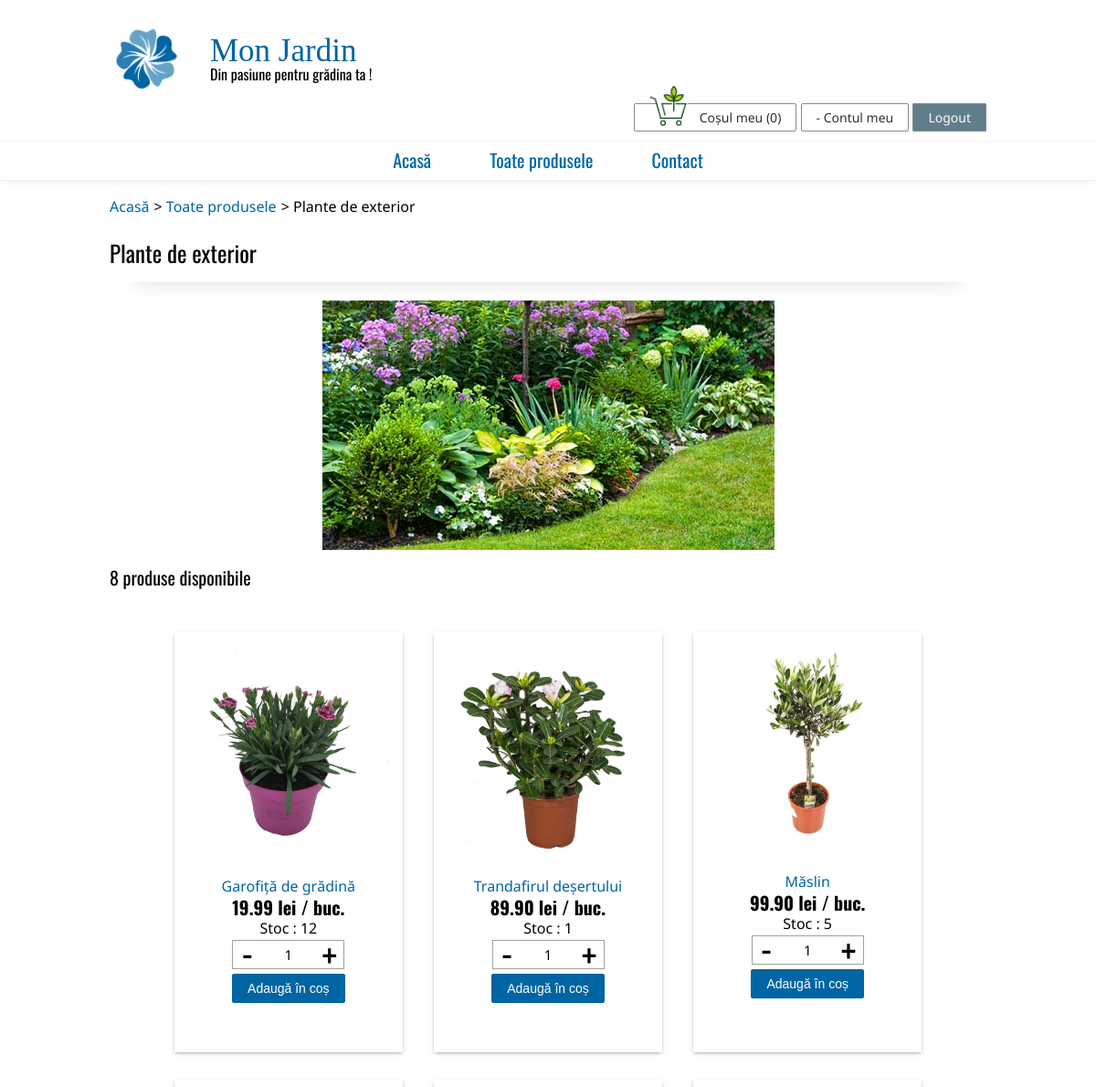
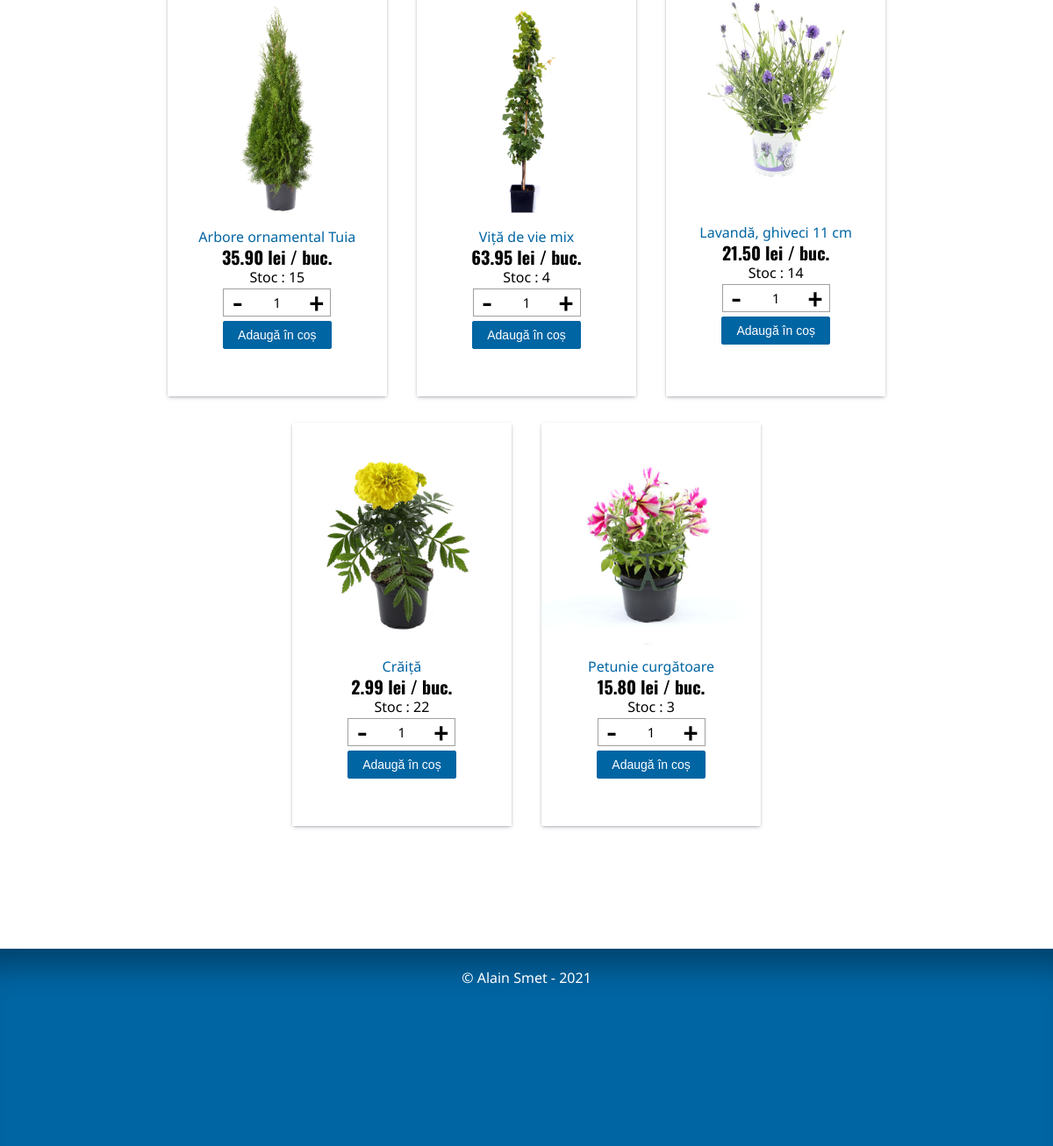
Page /plante/categorie/Piliuta/1/ (signed in) on the committed database (2 pictures, top to bottom).
### produse/models.py (models this page shows, shortened)
class Categorii(models.Model):
    nume = models.CharField(max_length = 80)
    poza = models.ImageField(upload_to='pictures/',
                             default='pictures/none.png', null=True, blank=True)
    def _get_nice_url(self):
        return nice_url(self.nume)
    url_norm = property(_get_nice_url)
    class Meta:
        verbose_name = 'Categorie'
        verbose_name_plural = 'Categorii'

class Produse(models.Model):
    nume = models.CharField(max_length = 80)
    nume_latin = models.CharField(max_length = 80, blank=True)
    poza = models.ImageField(upload_to='pictures/',
                             default='pictures/none.png', null=True, blank=True)
    categorie = models.ForeignKey(Categorii, on_delete=models.SET_NULL,
                                  null=True, blank=True)
    specie = models.CharField(max_length = 80, blank=True)
    familie = models.CharField(max_length = 80, blank=True)
    descriere = models.TextField(blank=True)
    pret = models.DecimalField(max_digits=10, decimal_places=2,
                                           default=0)
    stoc = models.PositiveIntegerField(default=0)
    def _get_nice_url(self):
        return nice_url(self.nume)
    url_norm = property(_get_nice_url)
    class Meta:
        verbose_name = 'Produs'
        verbose_name_plural = 'Produse'

### produse/views.py (the view, shortened to what this page needs)
# urls.py: path('plante/categorie/<slug:categorie_nume>/<int:cat_id>/', pv.categorie, name='categorie'),
def categorie(request, categorie_nume, cat_id):
    try:
        categorie_nume = categorie_nume.replace('-',' ')
        categorie = Categorii.objects.get(id=cat_id)
        produse = Produse.objects.filter(categorie=cat_id)
        promotii = Promotii.objects.filter(data_sfarsit__gte=datetime.date.today(),
                                       data_inceput__lte=datetime.date.today())
    except:
        raise Http404("Categoria nu există.")
    else:
        return render(request,'categorie.html',{'categorie':categorie,
                                                'produse':produse,
                                                'user':request.user,
                                                'num_art': num_art(request)})

### produse/models.py (called while the page is built)
def normalize_string(raw_string):
    return raw_string.replace('ă','a').replace('â','a').replace('ş','s').replace('ș','s').replace('ţ','t').replace('ț','t').replace('î','i').replace('ç','c')

def nice_url(value):
    return normalize_string(value.lower().replace(' ','-').replace(',',''))

### produse/templatetags/produse_extras.py (called while the page is built)
@register.filter
def initiale(user):
    sir = ''
    try:
        sir += user.first_name[0].upper()
        sir += user.last_name[0].upper()
    except:
        sir = ''
    return sir

### produse/views.py (called while the page is built)
def _extragere_cos(request):
  if not request.session.has_key('cos'):
    return {}
  else:
    return request.session['cos']

def num_art(request):
    cos_complet = _extragere_cos(request)
    cantitate_totala = 0
    for produs, cantitate in cos_complet.items():
        cantitate_totala += cantitate
    return cantitate_totala

### templates/categorie.html (shortened to what this page needs)
{% extends "./base.html" %}
{% load static %}
{% block breadcrumb %}
<ul id="breadcrumb">
	<li><a href="{% url 'index' %}" title="Acasă">Acasă</a></li>
	<li><a href="{% url 'plante' %}" title="Toate produsele">Toate produsele</a></li>
	<li>{{categorie.nume}}</li>
</ul>
{% endblock breadcrumb %}
{% block content %}
<h3>{{categorie.nume}}</h3>
<img src="{% static categorie.poza.url %}" alt="Poză {{produs.nume | lower}}" class="category-pic">
<h4>{{produse|length}}
{% if produse|length > 0 %}
{% if produse|length > 1 %}
 produse disponibile
{% else %}
 produs disponibil
{% endif %}
</h4>
<ul class="product-list">
{% for produs in produse %}
{% include 'bloc_produs.html' with tip="normal"%}
{% endfor %}
</ul>
{% else %}
 produse disponibile</p>
{% endif %}
{% endblock content %}

### templates/bloc_produs.html
{% load static %}
{% load produse_extras %}
{% if produs.nume != '' %}
	<li class="product">
		<a href="{% url 'planta' produs.url_norm produs.id %}" title="{{produs.nume}}">
			<img src="{% static produs.poza.url %}" alt="Poză {{produs.nume | lower}}">
		</a>
		<a href="{% url 'planta' produs.url_norm produs.id %}" title="{{produs.nume}}">
			<p>{{produs.nume}}</p>
		</a>
		{% if produs.pret_redus %}
		<p class="reduced-price">{{produs.pret}} lei / buc.</p>
		<p class="price">{{produs.pret_redus}} lei / buc. ({{produs.pret|calc_procent:produs.pret_redus}})</p>
		{% else %}
		<p class="price">{{produs.pret}} lei / buc.</p>
		{% endif %}
		{% if produs.stoc == 0 %}
		<p class="unavailable">Produs indisponibil</p>
		{% else %}
		<p>Stoc : {{produs.stoc}}</p>
		<p>
			{% if tip == "promo" %}
			<button class="spin-button-left" onclick="Decrement('value-prod-{{produs.id}}-promo')">-</button><input id="value-prod-{{produs.id}}-promo" class="quantity-input" type="text" value="1" min="1" max="{{produs.stoc}}" onkeydown="Check(event)" onkeyup="Check(event)" onchange="CheckValue(this, {{produs.stoc}},{% if produs.pret_redus %}{{produs.pret_redus}}{% else %}{{produs.pret}}{% endif %})"><button class="spin-button-right" onclick="Increment('value-prod-{{produs.id}}-promo',{{produs.stoc}})">+</button>
			{% else %}
			<button class="spin-button-left" onclick="Decrement('value-prod-{{produs.id}}')">-</button><input id="value-prod-{{produs.id}}" class="quantity-input" type="text" value="1" min="1" max="{{produs.stoc}}" onkeydown="Check(event)" onkeyup="Check(event)" onchange="CheckValue(this, {{produs.stoc}},{% if produs.pret_redus %}{{produs.pret_redus}}{% else %}{{produs.pret}}{% endif %})"><button class="spin-button-right" onclick="Increment('value-prod-{{produs.id}}',{{produs.stoc}})">+</button>
			{% endif %}
		</p>
		<p>
			{% if tip == "promo" %}
			<button class="cart-button" id="button-prod-{{produs.id}}-promo" onclick="window.location.href='{% url 'adauga_cos' produs.id '1' %}';">Adaugă în coș</button>
			{% else %}
			<button class="cart-button" id="button-prod-{{produs.id}}" onclick="window.location.href='{% url 'adauga_cos' produs.id '1' %}';">Adaugă în coș</button>
			{% endif %}
		</p>
		{% endif %}
	</li>
{% endif %}

### static/main.css (style rules this page uses)
html { height: 100%; }
body { font-family: 'Noto Sans', Helvetica, Arial, sans-serif; min-height: 100%; }
h2, h3, h4, th { font-family: Oswald, Helvetica, Arial, sans-serif; }
h3 { padding-top: 20px; padding-bottom: 20px; font-size: 25px; box-shadow: rgb(0 0 0 / 45%) 0px 25px 20px -30px; margin-bottom: 20px; }
h4 { clear: both; font-size: 20px; padding-top: 20px; padding-bottom: 20px; }
input, select, textarea { width: 100%; font-family: 'Noto Sans', Helvetica, Arial, sans-serif; font-size: 15px; padding: 10px; box-sizing: border-box; resize: vertical; border-radius: 4px; border-style: solid; border-width: thin; border-color: #A0A0A0; outline: none; }
#breadcrumb { margin-top: 20px; margin-bottom: 10px; }
#breadcrumb li { display: inline-block; }
#breadcrumb li:not(:last-child):after { content: '\003e'; margin-left: 5px; }
#breadcrumb li a { text-decoration: none; color: #0065A3; }
.category-pic { margin-left: auto; margin-right: auto; display: block; }
.product-list { text-align: center; }
.product { display: inline-block; vertical-align: top; min-height: 440px; min-width: 250px; margin-left: 15px; margin-right: 15px; margin-top: 30px; padding-top: 10px; padding-bottom: 10px; box-shadow: rgba(50, 50, 93, 0.25) 0px 2px 5px -1px, rgba(0, 0, 0, 0.3) 0px 1px 3px -1px; }
.product img { display: block; margin-left: auto; margin-right: auto; margin-bottom: 10px; max-height: 250px; max-width: 250px; }
.product a { text-decoration: none; color: #0065A3; }
.product a:first-of-type { min-height: 250px; display: block; }
.product p { margin-top: 5px; margin-left: auto; margin-right: auto; max-width: 240px; }
.product .cart-button { display: inline-block; outline: 0; text-align: center; cursor: pointer; padding: 0px 16px; border-radius: 2px; min-width: 80px; height: 32px; background-color: #0065A3; color: rgb(255, 255, 255); font-size: 14px; font-weight: 400; box-sizing: border-box; border: 1px solid #0065A3; }
.price { font-family: Oswald, Helvetica, Arial, sans-serif; font-size: 20px; font-weight: bold; }
.spin-button-left, .spin-button-right { background-color: white; border-style: solid; border-width: thin; border-color: #A0A0A0; font-family: Oswald, Helvetica, Arial, sans-serif; font-size: 40px; padding: 0px 0em; min-height: 32px; min-width: 32px; display: inline-block; box-sizing: border-box; text-decoration: none; line-height: 0px; vertical-align: top; }
.spin-button-left { border-right: 0px; padding-bottom: 0.2em; }
.spin-button-right { border-left: 0px; }
.quantity-input, .quantity-input:hover, .quantity-input:focus { width: 59px; font-size: 15px; padding-top: 5px; padding-bottom: 5px; text-align: center; border-radius: 0px; border-style: solid; border-width: thin; border-color: #A0A0A0; border-left: none; border-right: none; outline: none; display: inline-block; }

### rows in the picture
Categorii: nume "Plante de exterior", poza (picture)
Produse: poza (picture), nume "Garofiță de grădină", pret "19.99", stoc "12"
Produse: poza (picture), nume "Trandafirul deșertului", pret "89.90", stoc "1"
Produse: poza (picture), nume "Măslin", pret "99.90", stoc "5"
Produse: poza (picture), nume "Arbore ornamental Tuia", pret "35.90", stoc "15"
Produse: poza (picture), nume "Viță de vie mix", pret "63.95", stoc "4"
Produse: poza (picture), nume "Lavandă, ghiveci 11 cm", pret "21.50", stoc "14"
Produse: poza (picture), nume "Crăiță", pret "2.99", stoc "22"
Produse: poza (picture), nume "Petunie curgătoare", pret "15.80", stoc "3"

### other values in the picture
{{ num_art }} "0"
{{ produse|length }} "8"
